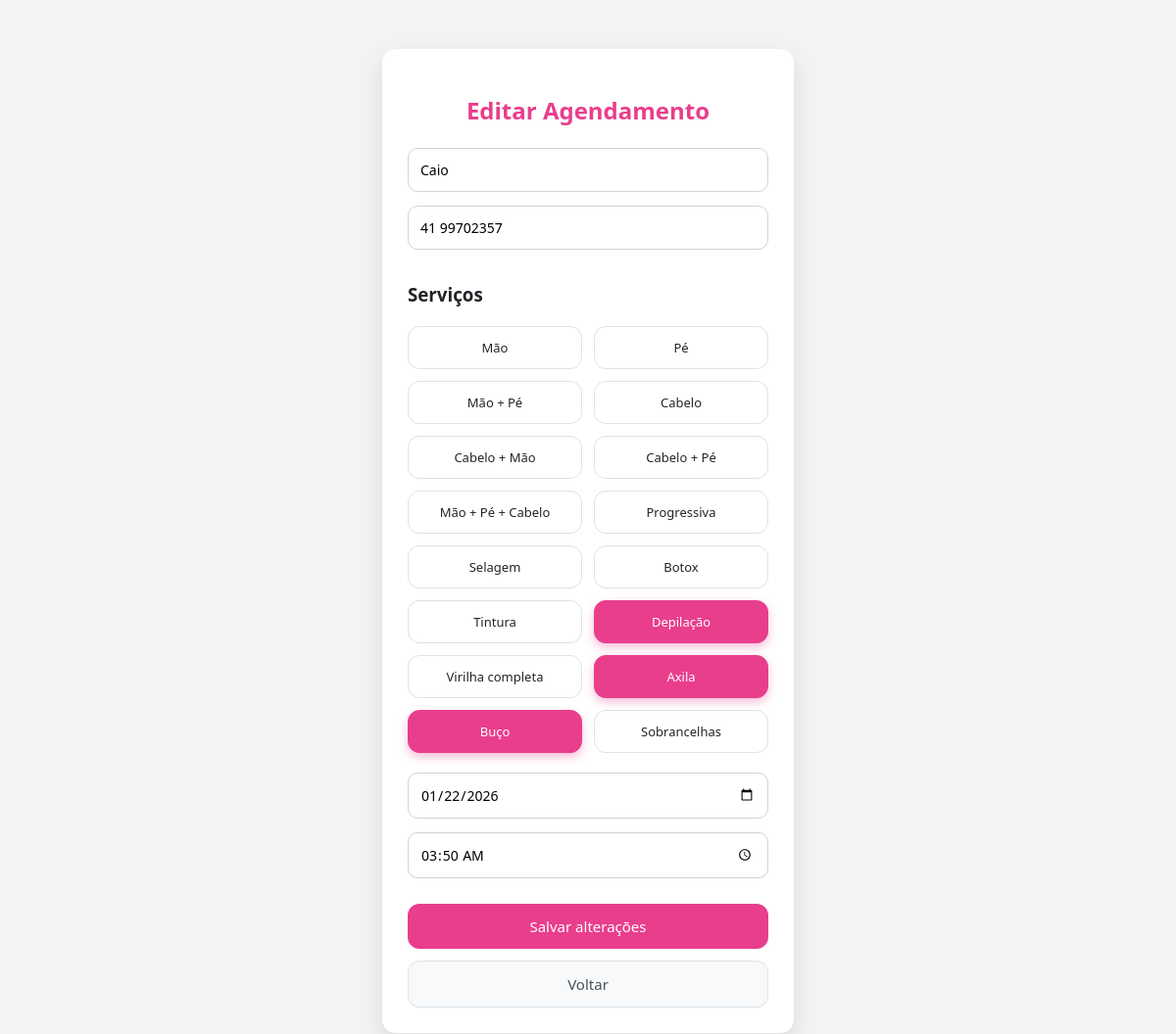
The app's page /editar/5 (signed in) with its own data.
### tables this page shows
CREATE TABLE agendamentos (
    id INTEGER PRIMARY KEY AUTOINCREMENT,
    nome TEXT NOT NULL,
    telefone TEXT NOT NULL,
    servico TEXT NOT NULL,
    data TEXT NOT NULL,
    horario TEXT NOT NULL
);

### salao.py (the view, shortened to what this page needs)
@app.route("/editar/<int:id>", methods=["GET", "POST"])
def editar(id):
    if not session.get("logado"):
        return redirect("/login")
    conn = conectar()
    cur = conn.cursor()
    cur.execute("SELECT * FROM agendamentos WHERE id=?", (id,))
    agendamento = cur.fetchone()
    conn.close()
    return render_template("editar.html", a=agendamento)

### salao.py (called while the page is built)
def conectar():
    return sqlite3.connect(DB)

### templates/editar.html (shortened to what this page needs)
<!DOCTYPE html>
<html>
<head>
    <link rel="stylesheet" href="/static/style.css">
</head>
<body>
<div class="container">
    <h2>Editar Agendamento</h2>
    <form method="POST">
        <input type="text" name="nome" value="{{ a[1] }}" required>
        <input type="text" name="telefone" value="{{ a[2] }}" required>
        <h3 class="subtitulo">Serviços</h3>
        <div class="servicos">
            {% for s in [
                "Mão","Pé","Mão + Pé","Cabelo","Cabelo + Mão","Cabelo + Pé",
                "Mão + Pé + Cabelo","Progressiva","Selagem","Botox","Tintura",
                "Depilação","Virilha completa","Axila","Buço","Sobrancelhas"
            ] %}
            <label class="servico-item">
                <span>{{ s }}</span>
            </label>
            {% endfor %}
        </div>
        <input type="date" name="data" value="{{ a[4] }}" required>
        <input type="time" name="horario" value="{{ a[5] }}" required>
        <button class="btn">Salvar alterações</button>
    </form>
    <a href="/lista" class="btn secondary">Voltar</a>
</div>
</body>
</html>

### static/style.css (style rules this page uses)
* { box-sizing: border-box; font-family: system-ui, -apple-system, BlinkMacSystemFont, "Segoe UI", Arial, sans-serif; }
body { margin: 0; background: #f1f3f5; color: #212529; }
.container { max-width: 420px; margin: 50px auto; background: #ffffff; padding: 26px; border-radius: 14px; box-shadow: 0 10px 25px rgba(0,0,0,0.1); }
h2 { text-align: center; margin-bottom: 22px; color: #e83e8c; font-weight: 600; }
input[type="text"], input[type="date"], input[type="time"], input[name="nome"], input[name="telefone"] { width: 100%; padding: 12px; margin-bottom: 14px; border-radius: 10px; border: 1px solid #ced4da; font-size: 14px; }
.servicos { display: grid; grid-template-columns: repeat(2, 1fr); gap: 12px; margin: 20px 0; }
.servico-item { position: relative; cursor: pointer; }
.servico-item span { display: flex; align-items: center; justify-content: center; padding: 12px 8px; border-radius: 12px; border: 1px solid #dee2e6; background: #ffffff; font-size: 13px; text-align: center; transition: all 0.2s ease; }
.servico-item input:checked + span { background: #e83e8c; color: #ffffff; border-color: #e83e8c; box-shadow: 0 4px 10px rgba(232,62,140,0.35); }
.btn { width: 100%; padding: 13px; border-radius: 12px; font-size: 15px; font-weight: 500; border: none; cursor: pointer; text-align: center; text-decoration: none; display: block; margin-top: 12px; transition: all 0.2s ease; }
.btn { background: #e83e8c; color: #ffffff; }
.btn.secondary { background: #f8f9fa; color: #495057; border: 1px solid #dee2e6; }

### records on screen
agendamentos: nome "Caio", telefone "41 99702357", data "01/22/2026", horario "03:50"

### other values on screen
{{ s }} "Mão" "Pé" "Mão + Pé" "Cabelo" "Cabelo + Mão" "Cabelo + Pé" "Mão + Pé + Cabelo" "Progressiva" "Selagem" "Botox" "Tintura" "Depilação" "Virilha completa" "Axila" "Buço" "Sobrancelhas"
